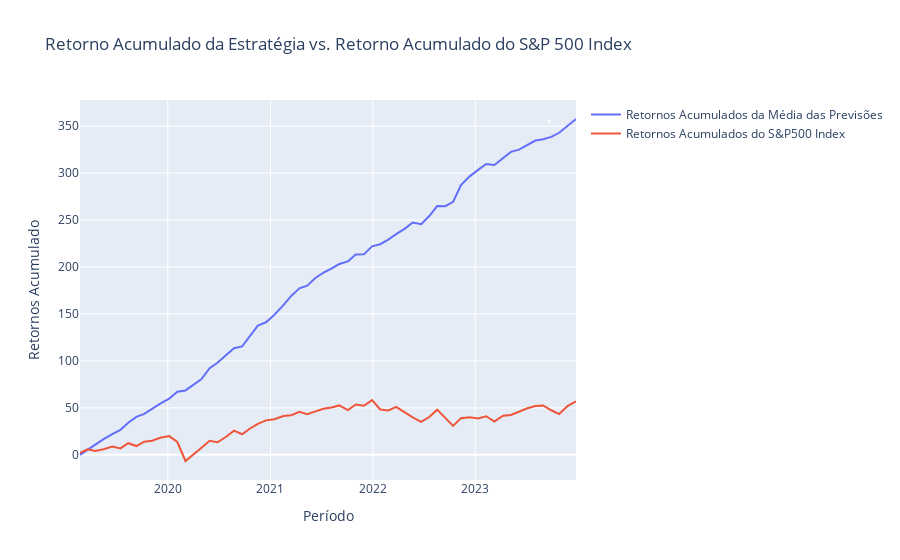

The cell this chart's notebook holds for it:
### Markdown cell above
##### **Gráfico de Retorno Acumulado da Estratégia vs. Retorno Acumulado do S&P 500 Index**

### Code cell
#
average_monthly_cumulative_returns = average_monthly_results.cumsum()
#
average_monthly_cumulative_returns.name = "Retornos Acumulados da Média das Previsões"
#
plot_multiples_time_series_line_graphs([average_monthly_cumulative_returns, sp500_index_cumulative_returns], "Retorno Acumulado da Estratégia vs. Retorno Acumulado do S&P 500 Index", "Período", "Retornos Acumulado")
